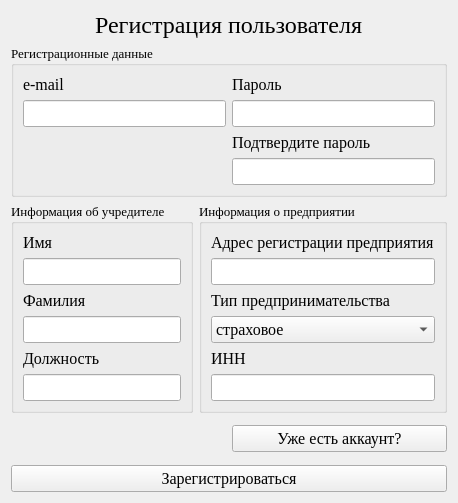
        <widget class="QWidget" name="page">
         <layout class="QGridLayout" name="gridLayout_4">
          <item row="4" column="0">
           <spacer name="verticalSpacer">
            <property name="orientation">
             <enum>Qt::Vertical</enum>
            </property>
            <property name="sizeHint" stdset="0">
             <size>
              <width>20</width>
              <height>40</height>
             </size>
            </property>
           </spacer>
          </item>
          <item row="1" column="0" colspan="2">
           <widget class="QGroupBox" name="groupBox_3">
            <property name="font">
             <font>
              <family>Georgia</family>
              <pointsize>10</pointsize>
             </font>
            </property>
            <property name="title">
             <string>Регистрационные данные</string>
            </property>
            <layout class="QHBoxLayout" name="horizontalLayout_3">
             <item>
              <layout class="QVBoxLayout" name="verticalLayout_7">
               <item>
                <widget class="QLabel" name="label_9">
                 <property name="font">
                  <font>
                   <family>Georgia</family>
                   <pointsize>12</pointsize>
                  </font>
                 </property>
                 <property name="text">
                  <string>e-mail</string>
                 </property>
                </widget>
               </item>
               <item>
                <widget class="QLineEdit" name="lineEdit_7">
                 <property name="font">
                  <font>
                   <family>Georgia</family>
                   <pointsize>12</pointsize>
                  </font>
                 </property>
                 <property name="text">
                  <string/>
                 </property>
                </widget>
               </item>
               <item>
                <spacer name="verticalSpacer_2">
                 <property name="orientation">
                  <enum>Qt::Vertical</enum>
                 </property>
                 <property name="sizeHint" stdset="0">
                  <size>
                   <width>20</width>
                   <height>40</height>
                  </size>
                 </property>
                </spacer>
               </item>
              </layout>
             </item>
             <item>
              <layout class="QVBoxLayout" name="verticalLayout_10">
               <item>
                <layout class="QVBoxLayout" name="verticalLayout_8">
                 <item>
                  <widget class="QLabel" name="label_2">
                   <property name="font">
                    <font>
                     <family>Georgia</family>
                     <pointsize>12</pointsize>
                    </font>
                   </property>
                   <property name="text">
                    <string>Пароль</string>
                   </property>
                  </widget>
                 </item>
                 <item>
                  <widget class="QLineEdit" name="lineEdit">
                   <property name="font">
                    <font>
                     <family>Georgia</family>
                     <pointsize>12</pointsize>
                    </font>
                   </property>
                   <property name="text">
                    <string/>
                   </property>
                  </widget>
                 </item>
                </layout>
               </item>
               <item>
                <layout class="QVBoxLayout" name="verticalLayout_9">
                 <item>
                  <widget class="QLabel" name="label_10">
                   <property name="font">
                    <font>
                     <family>Georgia</family>
                     <pointsize>12</pointsize>
                    </font>
                   </property>
                   <property name="text">
                    <string>Подтвердите пароль</string>
                   </property>
                  </widget>
                 </item>
                 <item>
                  <widget class="QLineEdit" name="lineEdit_8">
                   <property name="font">
                    <font>
                     <family>Georgia</family>
                     <pointsize>12</pointsize>
                    </font>
                   </property>
                   <property name="text">
                    <string/>
                   </property>
                  </widget>
                 </item>
                </layout>
               </item>
              </layout>
             </item>
            </layout>
           </widget>
          </item>
          <item row="0" column="0" colspan="2">
           <layout class="QHBoxLayout" name="horizontalLayout_2">
            <item>
             <spacer name="horizontalSpacer_2">
              <property name="orientation">
               <enum>Qt::Horizontal</enum>
              </property>
              <property name="sizeHint" stdset="0">
               <size>
                <width>40</width>
                <height>20</height>
               </size>
              </property>
             </spacer>
            </item>
            <item>
             <widget class="QLabel" name="label">
              <property name="font">
               <font>
                <family>Georgia</family>
                <pointsize>18</pointsize>
                <weight>50</weight>
                <italic>false</italic>
                <bold>false</bold>
               </font>
              </property>
              <property name="text">
               <string>Регистрация пользователя</string>
              </property>
             </widget>
            </item>
            <item>
             <spacer name="horizontalSpacer">
              <property name="orientation">
               <enum>Qt::Horizontal</enum>
              </property>
              <property name="sizeHint" stdset="0">
               <size>
                <width>40</width>
                <height>20</height>
               </size>
              </property>
             </spacer>
            </item>
           </layout>
          </item>
          <item row="2" column="0" colspan="2">
           <layout class="QHBoxLayout" name="horizontalLayout">
            <item>
             <widget class="QGroupBox" name="groupBox_2">
              <property name="font">
               <font>
                <family>Georgia</family>
                <pointsize>10</pointsize>
               </font>
              </property>
              <property name="title">
               <string>Информация об учредителе</string>
              </property>
              <layout class="QGridLayout" name="gridLayout_3">
               <item row="2" column="0">
                <layout class="QVBoxLayout" name="verticalLayout_2">
                 <item>
                  <widget class="QLabel" name="label_8">
                   <property name="font">
                    <font>
                     <family>Georgia</family>
                     <pointsize>12</pointsize>
                    </font>
                   </property>
                   <property name="text">
                    <string>Должность</string>
                   </property>
                  </widget>
                 </item>
                 <item>
                  <widget class="QLineEdit" name="lineEdit_6">
                   <property name="font">
                    <font>
                     <family>Georgia</family>
                     <pointsize>12</pointsize>
                    </font>
                   </property>
                   <property name="text">
                    <string/>
                   </property>
                  </widget>
                 </item>
                </layout>
               </item>
               <item row="0" column="0">
                <layout class="QVBoxLayout" name="verticalLayout">
                 <item>
                  <widget class="QLabel" name="label_3">
                   <property name="font">
                    <font>
                     <family>Georgia</family>
                     <pointsize>12</pointsize>
                    </font>
                   </property>
                   <property name="text">
                    <string>Имя</string>
                   </property>
                  </widget>
                 </item>
                 <item>
                  <widget class="QLineEdit" name="lineEdit_2">
                   <property name="font">
                    <font>
                     <family>Georgia</family>
                     <pointsize>12</pointsize>
                    </font>
                   </property>
                   <property name="text">
                    <string/>
                   </property>
                  </widget>
                 </item>
                </layout>
               </item>
               <item row="1" column="0">
                <layout class="QVBoxLayout" name="verticalLayout_6">
                 <item>
                  <widget class="QLabel" name="label_7">
                   <property name="font">
                    <font>
                     <family>Georgia</family>
                     <pointsize>12</pointsize>
                    </font>
                   </property>
                   <property name="text">
                    <string>Фамилия</string>
                   </property>
                  </widget>
                 </item>
                 <item>
                  <widget class="QLineEdit" name="lineEdit_5">
                   <property name="font">
                    <font>
                     <family>Georgia</family>
                     <pointsize>12</pointsize>
                    </font>
                   </property>
                   <property name="text">
                    <string/>
                   </property>
                  </widget>
                 </item>
                </layout>
               </item>
              </layout>
             </widget>
            </item>
            <item>
             <widget class="QGroupBox" name="groupBox">
              <property name="font">
               <font>
                <family>Georgia</family>
                <pointsize>10</pointsize>
               </font>
              </property>
              <property name="title">
               <string>Информация о предприятии</string>
              </property>
              <layout class="QGridLayout" name="gridLayout_2">
               <item row="0" column="0">
                <layout class="QVBoxLayout" name="verticalLayout_3">
                 <item>
                  <widget class="QLabel" name="label_4">
                   <property name="font">
                    <font>
                     <family>Georgia</family>
                     <pointsize>12</pointsize>
                    </font>
                   </property>
                   <property name="text">
                    <string>Адрес регистрации предприятия</string>
                   </property>
                  </widget>
                 </item>
                 <item>
                  <widget class="QLineEdit" name="lineEdit_3">
                   <property name="font">
                    <font>
                     <family>Georgia</family>
                     <pointsize>12</pointsize>
                    </font>
                   </property>
                  </widget>
                 </item>
                </layout>
               </item>
               <item row="1" column="0">
                <layout class="QVBoxLayout" name="verticalLayout_4">
                 <item>
                  <widget class="QLabel" name="label_6">
                   <property name="font">
                    <font>
                     <family>Georgia</family>
                     <pointsize>12</pointsize>
                    </font>
                   </property>
                   <property name="text">
                    <string>Тип предпринимательства</string>
                   </property>
                  </widget>
                 </item>
                 <item>
                  <widget class="QComboBox" name="comboBox_2">
                   <property name="font">
                    <font>
                     <family>Georgia</family>
                     <pointsize>12</pointsize>
                    </font>
                   </property>
                   <item>
                    <property name="text">
                     <string>страховое</string>
                    </property>
                   </item>
                   <item>
                    <property name="text">
                     <string>коммерческо-торговое</string>
                    </property>
                   </item>
                   <item>
                    <property name="text">
                     <string>финансово-кредитное</string>
                    </property>
                   </item>
                   <item>
                    <property name="text">
                     <string>производственное</string>
                    </property>
                   </item>
                   <item>
                    <property name="text">
                     <string>посредническое</string>
                    </property>
                   </item>
                  </widget>
                 </item>
                </layout>
               </item>
               <item row="2" column="0">
                <layout class="QVBoxLayout" name="verticalLayout_5">
                 <item>
                  <widget class="QLabel" name="label_5">
                   <property name="font">
                    <font>
                     <family>Georgia</family>
                     <pointsize>12</pointsize>
                    </font>
                   </property>
                   <property name="text">
                    <string>ИНН</string>
                   </property>
                  </widget>
                 </item>
                 <item>
                  <widget class="QLineEdit" name="lineEdit_4">
                   <property name="font">
                    <font>
                     <family>Georgia</family>
                     <pointsize>12</pointsize>
                    </font>
                   </property>
                   <property name="inputMask">
                    <string>9999999999</string>
                   </property>
                  </widget>
                 </item>
                </layout>
               </item>
              </layout>
             </widget>
            </item>
           </layout>
          </item>
          <item row="4" column="1">
           <widget class="QPushButton" name="pushButton_2">
            <property name="font">
             <font>
              <family>Georgia</family>
              <pointsize>12</pointsize>
             </font>
            </property>
            <property name="text">
             <string>Уже есть аккаунт?</string>
            </property>
           </widget>
          </item>
          <item row="5" column="0" colspan="2">
           <widget class="QPushButton" name="pushButton">
            <property name="font">
             <font>
              <family>Georgia</family>
              <pointsize>12</pointsize>
             </font>
            </property>
            <property name="text">
             <string>Зарегистрироваться</string>
            </property>
           </widget>
          </item>
         </layout>
        </widget>
